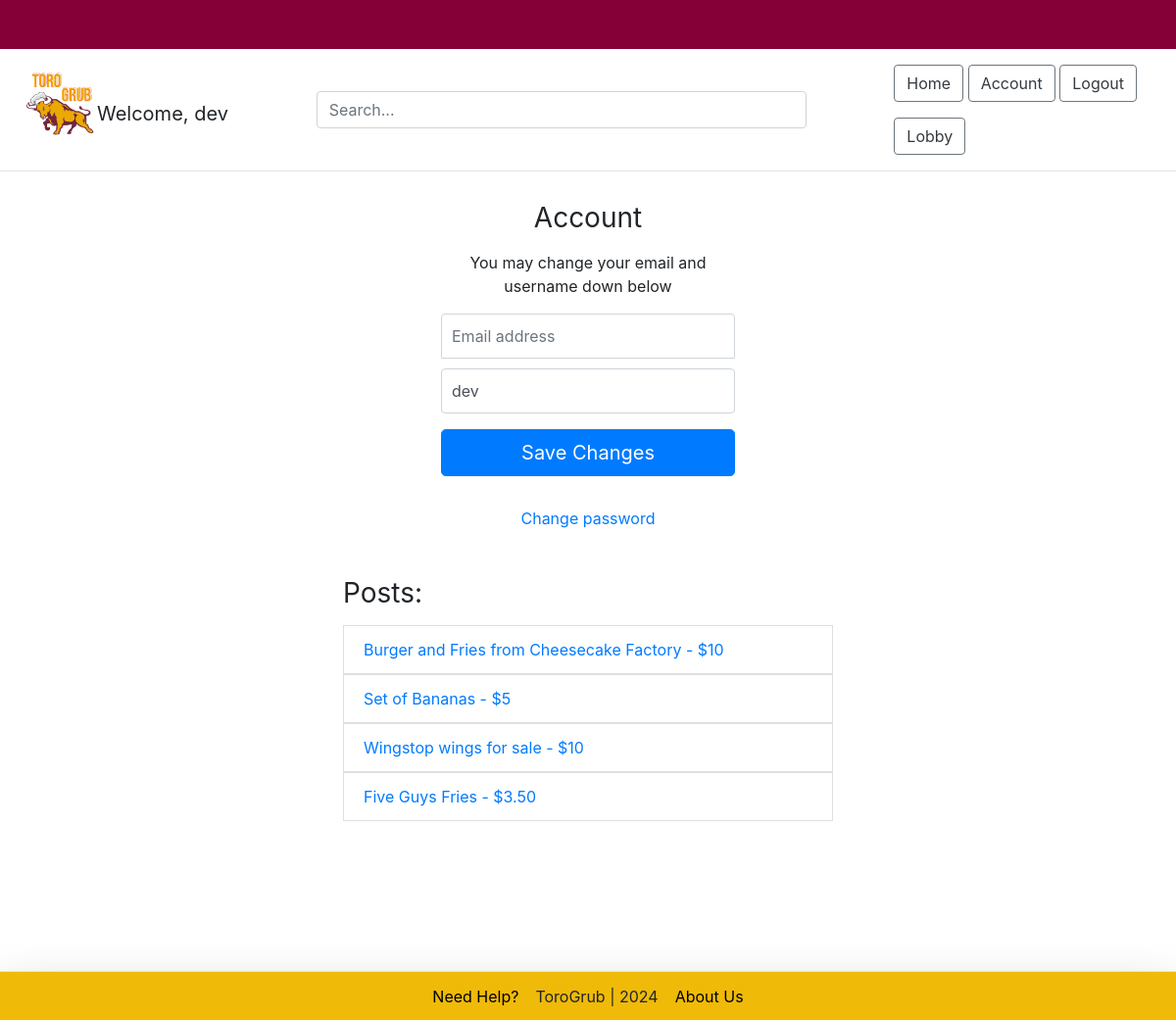
The app's page /account/ (signed in) with its own data.
### account/models.py (models this page shows, shortened)
class Account(AbstractBaseUser):
    email = models.EmailField(verbose_name = 'email', max_length = 60, unique = True)
    username = models.CharField(max_length = 30, unique = True)
    date_joined = models.DateTimeField(verbose_name = 'date joined', auto_now_add = True)
    last_login = models.DateTimeField(verbose_name = 'last login', auto_now = True)
    is_admin = models.BooleanField(default = False)
    is_active = models.BooleanField(default = True)
    is_staff = models.BooleanField(default = False)
    is_superuser = models.BooleanField(default = False)
    USERNAME_FIELD = 'email'
    REQUIRED_FIELDS = ['username']
    objects = MyAccountManager()

### post/models.py (models this page shows)
class Post(models.Model):
	title 					= models.CharField(max_length=50, null=False, blank=False)
	body 					= models.TextField(max_length=5000, null=False, blank=False)
	image		 			= models.ImageField(upload_to=upload_location, null=True, blank=True)
	date_published 			= models.DateTimeField(auto_now_add=True, verbose_name="date published")
	date_updated 			= models.DateTimeField(auto_now=True, verbose_name="date updated")
	author 					= models.ForeignKey(settings.AUTH_USER_MODEL, on_delete=models.CASCADE)
	slug 					= models.SlugField(blank=True, unique=True)
	def __str__(self):
		return self.title

### account/views.py (the view)
# urls.py: path('account/', account_view, name = 'account'),
def account_view(request):
    if not request.user.is_authenticated:
        return redirect('login')
    context = {}
    if request.POST:
        form = AccountUpdateForm(request.POST, instance = request.user)
        if form.is_valid():
            form.save()
    else:
        form = AccountAuthenticateForm(
            initial = {
                "email": request.user.email,
                "username": request.user.username,
            }
        )
    context['account_form'] = form
    user_posts = Post.objects.filter(author=request.user)
    context['user_posts'] = user_posts
    return render(request, 'account/account.html', context)

### account/forms.py (shortened to what this page needs)
class AccountAuthenticateForm(forms.ModelForm):
    password = forms.CharField(label = 'Password', widget = forms.PasswordInput)
    class Meta:
        model = Account
        fields = ('email', 'password')

### account/templates/account/account.html (shortened to what this page needs)
{% extends 'base.html' %}
{% block content %}
    <form class = "form-signin" method = "post">{% csrf_token %}
        <h1 class="h3 mb-3 font-weight-normal">Account</h1>
        <p style="text-align: center;">You may change your email and username down below</p>
        <input type="email" name = "email" id="inputEmail" class="form-control" placeholder="Email address"
        required autofocus = {{account_form.initial.email}}>
        <input type="text" name = "username" id="inputUsername" class="form-control" placeholder="Username" required
        value = "{{account_form.initial.username}}">
    {% for field in account_form %}
        <p>
            <p>
        {% endfor %}
    <button class="btn btn-lg btn-primary btn-block" type="submit">Save Changes</button>
</form>
<div class = 'd-flex flex-column'>
  <a class = "m-auto" href = "{% url 'password_change' %}">Change password</a>
</div>
<div class="container mt-4 p-4">
  <div class="row">
    <div class="user-posts">
      <h3 class="mb-3 font-weight-normal">Posts:</h3>
      {% if user_posts %}
        <ul class="list-group">
        {% for post in user_posts %}
          <a href="{% url 'post:detail' post.slug %}"style="text-decoration: none;">
            <li class="list-group-item">{{post}}</li>
          </a>
        {% endfor %}
        </ul>
      {% else %}
        <p>You have no posts. Create a post <a href="{% url 'post:create' %}">here</a>.</p>
      {% endif %}
    </div>
  </div>
</div>
{% endblock content %}

### templates/snippets/header.html (shortened to what this page needs)
{% load static %}
<div style="border: 25px solid #860038;"></div>
<div class="d-flex flex-column flex-md-row align-items-center p-3 px-md-4 mb-3 bg-white border-bottom">
    <div class = "d-flex flex-column pb-3">
        <img src = "{% static 'ToroLogo.jpg' %}" alt = 'Toro logo image' width = "75" height = "75">
    </div>
    <h5 class="my-0 mr-md-auto font-weight-normal">&nbsp;
    {% if request.user.is_authenticated %}
        <p>Welcome, {{request.user.username}}</p>
    {% endif %}
    </h5>
    <div class="search-bar mt-sm-0 mr-0">
        <form method="get">
            <input class="form-control"  type="text" name="q" id="id_q" placeholder="Search...">
        </form>
    </div>
    <nav class="my-2 my-md-0 mr-md-3 ml-auto">
        {% if request.user.is_authenticated %}
            <a class = "text-dark btn btn-outline-secondary" href = "{% url 'home' %}">Home</a>
            <a class = "text-dark btn btn-outline-secondary" href = "{% url 'account' %}">Account</a>
            <a class = "text-dark btn btn-outline-secondary" href = "{% url 'logout' %}">Logout</a></p>
            <a class = "text-dark btn btn-outline-secondary" href = "{% url 'lobby' %}">Lobby</a>
        {% else %}
            <a class = "text-dark btn btn-outline-secondary" href = "{% url 'home' %}">Home</a>
            <a class = "text-dark btn btn-outline-secondary" href = "{% url 'login' %}">Login</a>
            <a class = "btn btn-outline-primary" href = "{% url 'register' %}">Register</a>
        {% endif %}
    </nav>
</div>

### templates/snippets/header.html (style rules this page uses)
.search-bar { max-width: 500px; width: 100%; }

### account/templates/account/account.html (style rules this page uses)
.form-signin { width: 100%; max-width: 330px; padding: 15px; margin: 0 auto; }
.form-signin .form-control { position: relative; box-sizing: border-box; height: auto; padding: 10px; font-size: 16px; }
.form-signin input[type="email"] { margin-bottom: 10px; border-bottom-right-radius: 0; border-bottom-left-radius: 0; }
.h3 { text-align: center; }
.user-posts { max-width: 500px; width: 100%; margin: auto; }

### records on screen
Account: user.username "dev", username "dev"
Post: title "Burger and Fries from Cheesecake Factory - $10"
Post: title "Set of Bananas - $5"
Post: title "Wingstop wings for sale - $10"
Post: title "Five Guys Fries - $3.50"
